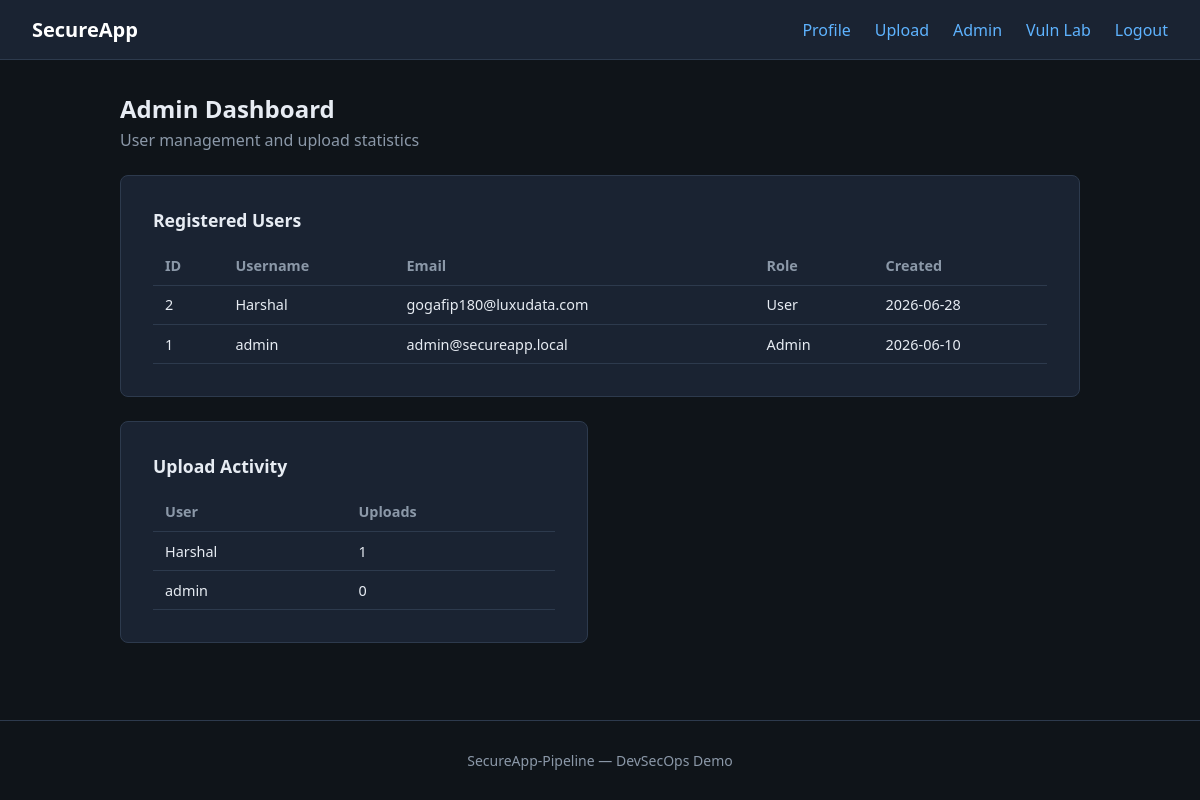
Page /admin (signed in) on the earlier database version.
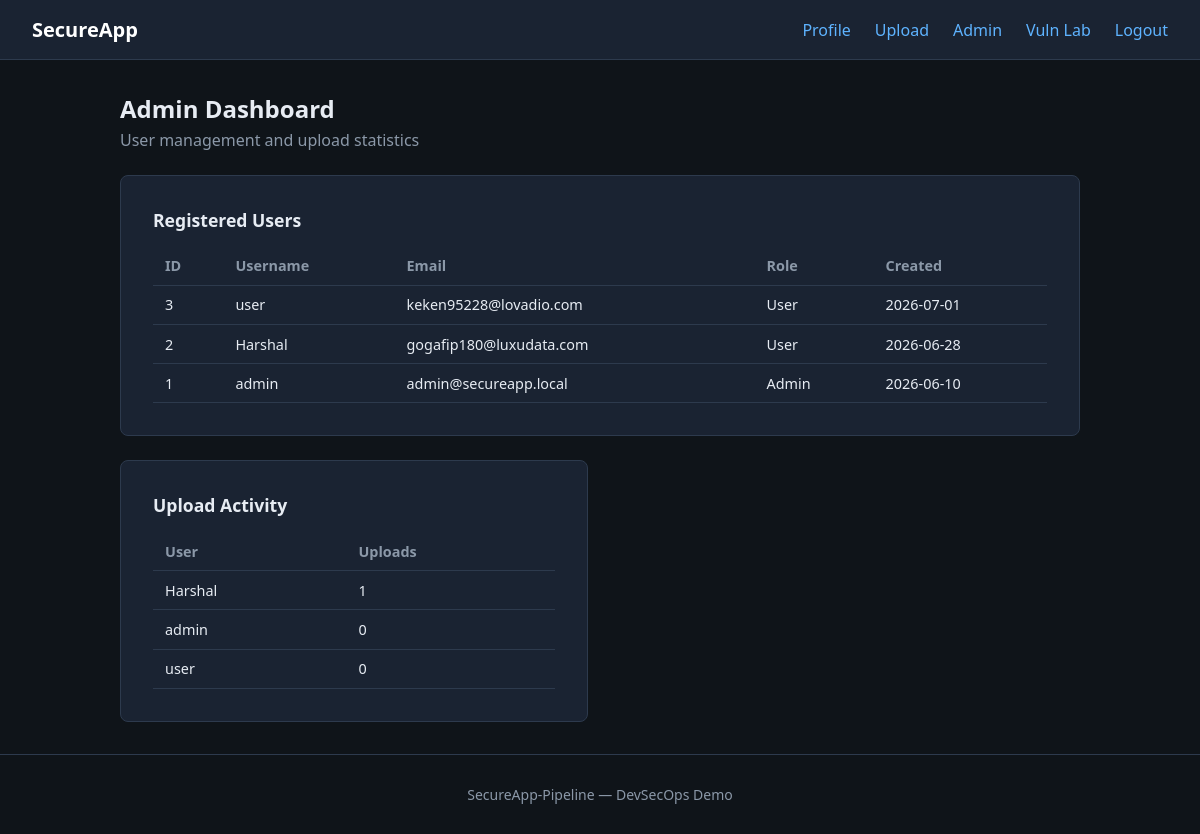
Same page on the later database version.
### tables this page shows
CREATE TABLE users (
            id INTEGER PRIMARY KEY AUTOINCREMENT,
            username TEXT UNIQUE NOT NULL,
            email TEXT UNIQUE NOT NULL,
            password_hash TEXT NOT NULL,
            is_admin INTEGER NOT NULL DEFAULT 0,
            created_at TEXT NOT NULL
        );

### app.py (the view)
@app.route("/admin")
@admin_required
def admin():
    users = get_db().execute(
        """
        SELECT id, username, email, is_admin, created_at
        FROM users
        ORDER BY created_at DESC
        """
    ).fetchall()
    upload_stats = get_db().execute(
        """
        SELECT u.username, COUNT(up.id) AS upload_count
        FROM users u
        LEFT JOIN uploads up ON u.id = up.user_id
        GROUP BY u.id
        ORDER BY upload_count DESC
        """
    ).fetchall()
    return render_template("admin.html", users=users, upload_stats=upload_stats)

### app.py (called while the page is built)
def get_db():
    if "db" not in g:
        g.db = sqlite3.connect(DATABASE)
        g.db.row_factory = sqlite3.Row
    return g.db

def admin_required(view):
    @wraps(view)
    def wrapped_view(**kwargs):
        if "user_id" not in session:
            flash("Please log in to continue.", "warning")
            return redirect(url_for("login"))
        if not session.get("is_admin"):
            flash("Admin access required.", "danger")
            return redirect(url_for("profile"))
        return view(**kwargs)
    return wrapped_view

def current_user():
    if "user_id" not in session:
        return None
    return get_db().execute(
        "SELECT id, username, email, is_admin, created_at FROM users WHERE id = ?",
        (session["user_id"],),
    ).fetchone()

@app.before_request
def load_logged_in_user():
    g.user = current_user()

### templates/admin.html (shortened to what this page needs)
{% extends "base.html" %}
{% block content %}
<section class="page-header">
    <h1>Admin Dashboard</h1>
    <p class="subtitle">User management and upload statistics</p>
</section>
<div class="card-grid">
    <article class="card card-wide">
        <h2>Registered Users</h2>
        <table class="data-table">
            <thead>
                <tr>
                    <th>ID</th>
                    <th>Username</th>
                    <th>Email</th>
                    <th>Role</th>
                    <th>Created</th>
                </tr>
            </thead>
            <tbody>
                {% for user in users %}
                    <tr>
                        <td>{{ user.id }}</td>
                        <td>{{ user.username }}</td>
                        <td>{{ user.email }}</td>
                        <td>{{ "Admin" if user.is_admin else "User" }}</td>
                        <td>{{ user.created_at[:10] }}</td>
                    </tr>
                {% endfor %}
            </tbody>
        </table>
    </article>
    <article class="card">
        <h2>Upload Activity</h2>
        <table class="data-table">
            <thead>
                <tr>
                    <th>User</th>
                    <th>Uploads</th>
                </tr>
            </thead>
            <tbody>
                {% for stat in upload_stats %}
                    <tr>
                        <td>{{ stat.username }}</td>
                        <td>{{ stat.upload_count }}</td>
                    </tr>
                {% endfor %}
            </tbody>
        </table>
    </article>
</div>
{% endblock %}

### templates/base.html (shortened to what this page needs)
<!DOCTYPE html>
<html lang="en">
<head>
    <link rel="stylesheet" href="{{ url_for('static', filename='css/style.css') }}">
</head>
<body>
    <nav class="navbar">
        <div class="nav-brand">
            <a href="{{ url_for('index') }}">SecureApp</a>
        </div>
        <ul class="nav-links">
            {% if g.user %}
                <li><a href="{{ url_for('profile') }}">Profile</a></li>
                <li><a href="{{ url_for('upload') }}">Upload</a></li>
                {% if g.user.is_admin %}
                    <li><a href="{{ url_for('admin') }}">Admin</a></li>
                {% endif %}
                <li><a href="{{ url_for('vulnerable.index') }}">Vuln Lab</a></li>
                <li><a href="{{ url_for('logout') }}">Logout</a></li>
            {% else %}
                <li><a href="{{ url_for('login') }}">Login</a></li>
                <li><a href="{{ url_for('register') }}">Register</a></li>
                <li><a href="{{ url_for('vulnerable.index') }}">Vuln Lab</a></li>
            {% endif %}
        </ul>
    </nav>
    <main class="container">
        {% block content %}{% endblock %}
    </main>
    <footer class="footer">
        <p>SecureApp-Pipeline &mdash; DevSecOps Demo</p>
    </footer>
</body>
</html>

### app/static/css/style.css (style rules this page uses)
*, *::before, *::after { box-sizing: border-box; }
body { margin: 0; font-family: "Segoe UI", system-ui, sans-serif; background: #0f1419; color: #e7ecf3; min-height: 100vh; display: flex; flex-direction: column; }
a { color: #5eb3ff; text-decoration: none; }
.navbar { display: flex; justify-content: space-between; align-items: center; padding: 1rem 2rem; background: #1a2332; border-bottom: 1px solid #2d3a4d; }
.nav-brand a { font-weight: 700; font-size: 1.25rem; color: #fff; text-decoration: none; }
.nav-links { list-style: none; display: flex; gap: 1.5rem; margin: 0; padding: 0; }
.container { flex: 1; width: min(960px, 92%); margin: 2rem auto; }
.footer { text-align: center; padding: 1rem; color: #8b98a8; font-size: 0.875rem; border-top: 1px solid #2d3a4d; }
.auth-card, .card { background: #1a2332; border: 1px solid #2d3a4d; border-radius: 8px; padding: 2rem; }
.page-header { margin-bottom: 1.5rem; }
.page-header h1, .auth-card h1 { margin: 0 0 0.25rem; }
.subtitle { color: #8b98a8; margin: 0 0 1.5rem; }
.card-grid { display: grid; gap: 1.5rem; }
.card-wide { grid-column: 1 / -1; }
@media (min-width: 768px) { .card-grid { grid-template-columns: 1fr 1fr; } }
.card h2 { margin-top: 0; font-size: 1.1rem; }
.data-table { width: 100%; border-collapse: collapse; font-size: 0.9rem; }
.data-table th, .data-table td { padding: 0.6rem 0.75rem; text-align: left; border-bottom: 1px solid #2d3a4d; }
.data-table th { color: #8b98a8; font-weight: 600; }

Differences in the rows shown:
added users: id "3", username "user", email "keken95228@lovadio.com", is_admin "User", created_at "2026-07-01", upload_count "0"
